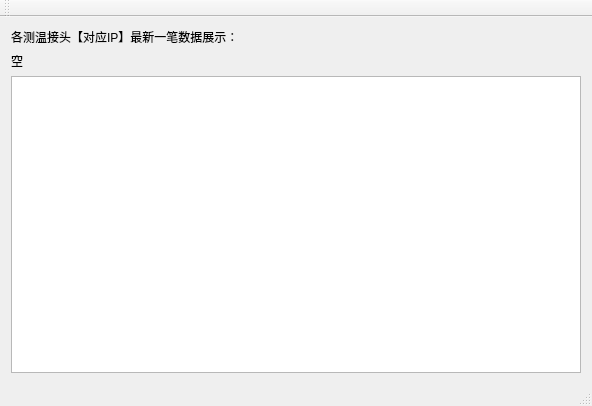
<?xml version="1.0" encoding="UTF-8"?>
<ui version="4.0">
 <class>MainWindow</class>
 <widget class="QMainWindow" name="MainWindow">
  <property name="geometry">
   <rect>
    <x>0</x>
    <y>0</y>
    <width>592</width>
    <height>406</height>
   </rect>
  </property>
  <property name="windowTitle">
   <string>MainWindow</string>
  </property>
  <widget class="QWidget" name="centralWidget">
   <layout class="QGridLayout" name="gridLayout">
    <item row="0" column="0">
     <layout class="QVBoxLayout" name="verticalLayout">
      <item>
       <widget class="QLabel" name="label">
        <property name="text">
         <string>各测温接头【对应IP】最新一笔数据展示：</string>
        </property>
       </widget>
      </item>
      <item>
       <widget class="QLabel" name="label_Show_cacheSize">
        <property name="text">
         <string>空</string>
        </property>
       </widget>
      </item>
      <item>
       <widget class="QTableWidget" name="tableWidget"/>
      </item>
     </layout>
    </item>
   </layout>
  </widget>
  <widget class="QMenuBar" name="menuBar">
   <property name="geometry">
    <rect>
     <x>0</x>
     <y>0</y>
     <width>592</width>
     <height>23</height>
    </rect>
   </property>
  </widget>
  <widget class="QToolBar" name="mainToolBar">
   <attribute name="toolBarArea">
    <enum>TopToolBarArea</enum>
   </attribute>
   <attribute name="toolBarBreak">
    <bool>false</bool>
   </attribute>
  </widget>
  <widget class="QStatusBar" name="statusBar"/>
 </widget>
 <layoutdefault spacing="6" margin="11"/>
 <resources/>
 <connections/>
</ui>
